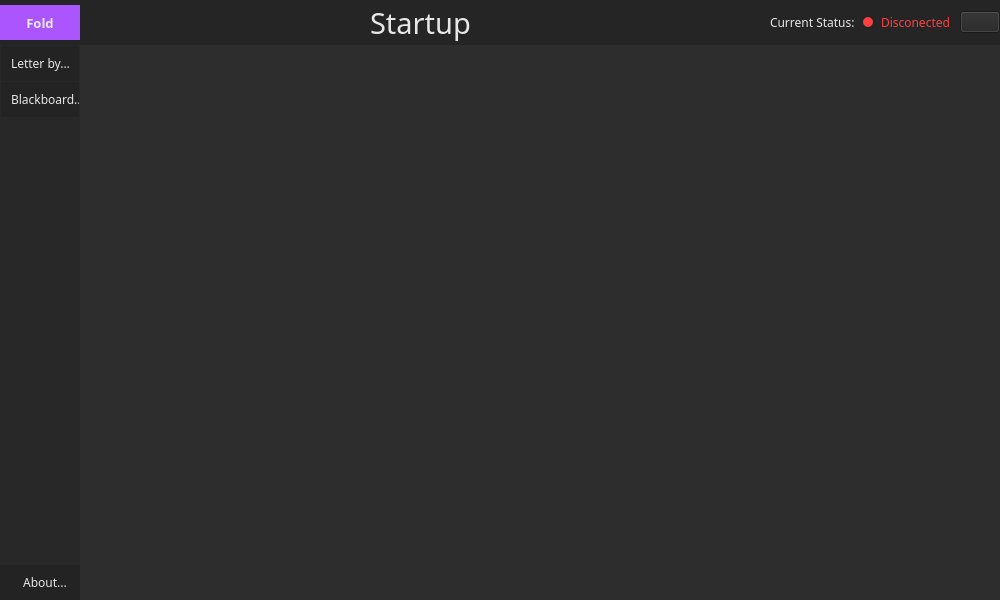
<?xml version="1.0" encoding="UTF-8"?>
<ui version="4.0">
 <class>MainWindow</class>
 <widget class="QMainWindow" name="MainWindow">
  <property name="geometry">
   <rect>
    <x>0</x>
    <y>0</y>
    <width>1000</width>
    <height>600</height>
   </rect>
  </property>
  <property name="minimumSize">
   <size>
    <width>1000</width>
    <height>600</height>
   </size>
  </property>
  <property name="windowTitle">
   <string>MainWindow</string>
  </property>
  <property name="styleSheet">
   <string notr="true">background-color: rgb(45, 45, 45);
</string>
  </property>
  <widget class="QWidget" name="centralwidget">
   <layout class="QVBoxLayout" name="verticalLayout">
    <property name="spacing">
     <number>0</number>
    </property>
    <property name="leftMargin">
     <number>0</number>
    </property>
    <property name="topMargin">
     <number>0</number>
    </property>
    <property name="rightMargin">
     <number>0</number>
    </property>
    <property name="bottomMargin">
     <number>0</number>
    </property>
    <item>
     <widget class="QFrame" name="TopBar">
      <property name="maximumSize">
       <size>
        <width>16777215</width>
        <height>45</height>
       </size>
      </property>
      <property name="styleSheet">
       <string notr="true">background-color: rgb(37, 37, 37);
border-bottom-color: rgb(20, 20, 20);
color: rgb(231, 231, 231);</string>
      </property>
      <property name="frameShape">
       <enum>QFrame::NoFrame</enum>
      </property>
      <property name="frameShadow">
       <enum>QFrame::Raised</enum>
      </property>
      <layout class="QHBoxLayout" name="horizontalLayout">
       <property name="spacing">
        <number>0</number>
       </property>
       <property name="leftMargin">
        <number>0</number>
       </property>
       <property name="topMargin">
        <number>0</number>
       </property>
       <property name="rightMargin">
        <number>0</number>
       </property>
       <property name="bottomMargin">
        <number>0</number>
       </property>
       <item>
        <widget class="QFrame" name="FrameToggle">
         <property name="maximumSize">
          <size>
           <width>80</width>
           <height>35</height>
          </size>
         </property>
         <property name="styleSheet">
          <string notr="true"> QPushButton {
	color: rgb(231, 231, 231);
    background-color:rgb(170, 85, 255);
	border: 0px solid;
 }
 QPushButton:hover {
    background-color: rgb(190, 105, 255);
 }
 QPushButton:pressed{
    background-color:rgb(210, 135, 255) ; 
 }</string>
         </property>
         <property name="frameShape">
          <enum>QFrame::NoFrame</enum>
         </property>
         <property name="frameShadow">
          <enum>QFrame::Raised</enum>
         </property>
         <layout class="QVBoxLayout" name="verticalLayout_2">
          <property name="spacing">
           <number>0</number>
          </property>
          <property name="leftMargin">
           <number>0</number>
          </property>
          <property name="topMargin">
           <number>0</number>
          </property>
          <property name="rightMargin">
           <number>0</number>
          </property>
          <property name="bottomMargin">
           <number>0</number>
          </property>
          <item>
           <widget class="QPushButton" name="ButtonToggle">
            <property name="sizePolicy">
             <sizepolicy hsizetype="Expanding" vsizetype="Expanding">
              <horstretch>0</horstretch>
              <verstretch>0</verstretch>
             </sizepolicy>
            </property>
            <property name="font">
             <font>
              <family>Universalis ADF Std</family>
              <pointsize>10</pointsize>
              <bold>true</bold>
             </font>
            </property>
            <property name="cursor">
             <cursorShape>PointingHandCursor</cursorShape>
            </property>
            <property name="styleSheet">
             <string notr="true"/>
            </property>
            <property name="text">
             <string>Fold</string>
            </property>
            <property name="icon">
             <iconset>
              <normaloff>../DeepPen/icons/deployArrow.png</normaloff>../DeepPen/icons/deployArrow.png</iconset>
            </property>
           </widget>
          </item>
         </layout>
        </widget>
       </item>
       <item>
        <widget class="QLabel" name="_">
         <property name="text">
          <string/>
         </property>
        </widget>
       </item>
       <item>
        <widget class="QFrame" name="forSTposition1">
         <property name="frameShape">
          <enum>QFrame::NoFrame</enum>
         </property>
         <property name="frameShadow">
          <enum>QFrame::Raised</enum>
         </property>
        </widget>
       </item>
       <item>
        <widget class="QLabel" name="SectionTitle">
         <property name="enabled">
          <bool>true</bool>
         </property>
         <property name="font">
          <font>
           <family>Universalis ADF Std</family>
           <pointsize>22</pointsize>
           <bold>false</bold>
          </font>
         </property>
         <property name="text">
          <string>Startup</string>
         </property>
         <property name="alignment">
          <set>Qt::AlignCenter</set>
         </property>
        </widget>
       </item>
       <item>
        <widget class="QFrame" name="forSTposition3">
         <property name="frameShape">
          <enum>QFrame::NoFrame</enum>
         </property>
         <property name="frameShadow">
          <enum>QFrame::Raised</enum>
         </property>
        </widget>
       </item>
       <item>
        <widget class="QFrame" name="forSTposition2">
         <property name="frameShape">
          <enum>QFrame::NoFrame</enum>
         </property>
         <property name="frameShadow">
          <enum>QFrame::Raised</enum>
         </property>
        </widget>
       </item>
       <item>
        <widget class="QFrame" name="frame">
         <property name="styleSheet">
          <string notr="true"> QPushButton {
	color: rgb(231, 231, 231);
    background-color:rgb(25, 25, 25);
	border: 2px solid;
	border-color:rgb(55, 89, 55);
 }
 QPushButton:hover {
    background-color: rgb(45, 45, 45);
 }
 QPushButton:pressed{
    background-color:rgb(90, 90, 90) ;
 }

 border-width:1px;
 border-radius:17.2px;</string>
         </property>
         <layout class="QHBoxLayout" name="horizontalLayout_4">
          <property name="spacing">
           <number>0</number>
          </property>
          <property name="leftMargin">
           <number>0</number>
          </property>
          <property name="topMargin">
           <number>0</number>
          </property>
          <property name="rightMargin">
           <number>0</number>
          </property>
          <property name="bottomMargin">
           <number>0</number>
          </property>
          <item>
           <widget class="QFrame" name="FrameTop">
            <property name="frameShape">
             <enum>QFrame::NoFrame</enum>
            </property>
            <property name="frameShadow">
             <enum>QFrame::Raised</enum>
            </property>
            <layout class="QHBoxLayout" name="horizontalLayout_3">
             <item>
              <widget class="QLabel" name="label">
               <property name="font">
                <font>
                 <family>Universalis ADF Std</family>
                </font>
               </property>
               <property name="text">
                <string>Current Status:</string>
               </property>
              </widget>
             </item>
             <item>
              <widget class="QRadioButton" name="ConectedStatusRB">
               <property name="font">
                <font>
                 <family>Universalis ADF Std</family>
                </font>
               </property>
               <property name="styleSheet">
                <string notr="true">QRadioButton:checked {
    color: rgb(0, 255, 127);
}
QRadioButton:unchecked {
    color: rgb(255, 64, 64);
}

QRadioButton::indicator {
    width: 10px;
    height: 10px;
    border-radius: 7px;
}

QRadioButton::indicator:checked {
    background-color: rgb(0, 255, 127);
    border: 2px solid  rgb(35, 35, 35);
}

QRadioButton::indicator:unchecked {
    background-color: rgb(255, 64, 64);
    border: 2px solid  rgb(35, 35, 35);
}</string>
               </property>
               <property name="text">
                <string>Disconected</string>
               </property>
               <property name="checkable">
                <bool>false</bool>
               </property>
               <property name="checked">
                <bool>false</bool>
               </property>
               <property name="autoRepeat">
                <bool>false</bool>
               </property>
               <property name="autoExclusive">
                <bool>false</bool>
               </property>
              </widget>
             </item>
            </layout>
           </widget>
          </item>
          <item>
           <widget class="QPushButton" name="ButtonSync">
            <property name="font">
             <font/>
            </property>
            <property name="cursor">
             <cursorShape>PointingHandCursor</cursorShape>
            </property>
            <property name="styleSheet">
             <string notr="true"/>
            </property>
            <property name="text">
             <string/>
            </property>
            <property name="icon">
             <iconset>
              <normaloff>icons/sync.png</normaloff>icons/sync.png</iconset>
            </property>
            <property name="iconSize">
             <size>
              <width>32</width>
              <height>32</height>
             </size>
            </property>
           </widget>
          </item>
         </layout>
        </widget>
       </item>
      </layout>
     </widget>
    </item>
    <item>
     <widget class="QFrame" name="Content">
      <property name="frameShape">
       <enum>QFrame::NoFrame</enum>
      </property>
      <property name="frameShadow">
       <enum>QFrame::Raised</enum>
      </property>
      <layout class="QHBoxLayout" name="horizontalLayout_2">
       <property name="spacing">
        <number>0</number>
       </property>
       <property name="leftMargin">
        <number>0</number>
       </property>
       <property name="topMargin">
        <number>0</number>
       </property>
       <property name="rightMargin">
        <number>0</number>
       </property>
       <property name="bottomMargin">
        <number>0</number>
       </property>
       <item>
        <widget class="QFrame" name="FrameSidebar">
         <property name="minimumSize">
          <size>
           <width>80</width>
           <height>0</height>
          </size>
         </property>
         <property name="maximumSize">
          <size>
           <width>70</width>
           <height>16777215</height>
          </size>
         </property>
         <property name="styleSheet">
          <string notr="true">background-color: rgb(40, 40, 40);
border-right-color: rgb(20, 20, 20);
</string>
         </property>
         <property name="frameShape">
          <enum>QFrame::NoFrame</enum>
         </property>
         <property name="frameShadow">
          <enum>QFrame::Raised</enum>
         </property>
         <layout class="QVBoxLayout" name="verticalLayout_3">
          <property name="spacing">
           <number>0</number>
          </property>
          <property name="leftMargin">
           <number>0</number>
          </property>
          <property name="topMargin">
           <number>0</number>
          </property>
          <property name="rightMargin">
           <number>0</number>
          </property>
          <property name="bottomMargin">
           <number>0</number>
          </property>
          <item alignment="Qt::AlignTop">
           <widget class="QFrame" name="FrameTopSidebar">
            <property name="cursor">
             <cursorShape>ArrowCursor</cursorShape>
            </property>
            <property name="styleSheet">
             <string notr="true"> QPushButton {
	color: rgb(231, 231, 231);
    background-color:rgb(35, 35, 35);
	border: 0px solid;
	text-align: left;
	padding-left: 10px;
 }
 QPushButton:hover {
    background-color: rgb(45, 45, 45);
 }
 QPushButton:pressed{
    background-color:rgb(90, 90, 90) ;
 }</string>
            </property>
            <property name="frameShape">
             <enum>QFrame::NoFrame</enum>
            </property>
            <property name="frameShadow">
             <enum>QFrame::Raised</enum>
            </property>
            <layout class="QVBoxLayout" name="verticalLayout_4">
             <property name="spacing">
              <number>1</number>
             </property>
             <property name="leftMargin">
              <number>1</number>
             </property>
             <property name="topMargin">
              <number>1</number>
             </property>
             <property name="rightMargin">
              <number>1</number>
             </property>
             <property name="bottomMargin">
              <number>1</number>
             </property>
             <item>
              <widget class="QPushButton" name="ButtonReadMode">
               <property name="minimumSize">
                <size>
                 <width>0</width>
                 <height>35</height>
                </size>
               </property>
               <property name="font">
                <font>
                 <family>Universalis ADF Std</family>
                </font>
               </property>
               <property name="cursor">
                <cursorShape>PointingHandCursor</cursorShape>
               </property>
               <property name="layoutDirection">
                <enum>Qt::LeftToRight</enum>
               </property>
               <property name="styleSheet">
                <string notr="true"/>
               </property>
               <property name="text">
                <string>Letter by...    </string>
               </property>
               <property name="icon">
                <iconset>
                 <normaloff>../DeepPen/icons/letter_shifted.png</normaloff>../DeepPen/icons/letter_shifted.png</iconset>
               </property>
               <property name="iconSize">
                <size>
                 <width>35</width>
                 <height>35</height>
                </size>
               </property>
               <property name="flat">
                <bool>false</bool>
               </property>
              </widget>
             </item>
             <item alignment="Qt::AlignTop">
              <widget class="QPushButton" name="ButtonBlackboard">
               <property name="minimumSize">
                <size>
                 <width>0</width>
                 <height>35</height>
                </size>
               </property>
               <property name="font">
                <font>
                 <family>Universalis ADF Std</family>
                 <italic>false</italic>
                 <bold>false</bold>
                 <strikeout>false</strikeout>
                </font>
               </property>
               <property name="cursor">
                <cursorShape>PointingHandCursor</cursorShape>
               </property>
               <property name="styleSheet">
                <string notr="true"/>
               </property>
               <property name="text">
                <string>Blackboard...</string>
               </property>
               <property name="icon">
                <iconset>
                 <normaloff>icons/blackboard_shifted.png</normaloff>icons/blackboard_shifted.png</iconset>
               </property>
               <property name="iconSize">
                <size>
                 <width>35</width>
                 <height>35</height>
                </size>
               </property>
              </widget>
             </item>
            </layout>
           </widget>
          </item>
          <item>
           <widget class="QPushButton" name="ButtonAboutDev">
            <property name="minimumSize">
             <size>
              <width>0</width>
              <height>35</height>
             </size>
            </property>
            <property name="maximumSize">
             <size>
              <width>16777215</width>
              <height>16777215</height>
             </size>
            </property>
            <property name="font">
             <font>
              <family>Universalis ADF Std</family>
             </font>
            </property>
            <property name="cursor">
             <cursorShape>PointingHandCursor</cursorShape>
            </property>
            <property name="styleSheet">
             <string notr="true"> QPushButton {
	color: rgb(231, 231, 231);
    background-color:rgb(35, 35, 35);
	border: 0px solid;
	padding-left: 10px;
 }
 QPushButton:hover {
    background-color: rgb(45, 45, 45);
 }
 QPushButton:pressed{
    background-color:rgb(90, 90, 90) ;
 }</string>
            </property>
            <property name="text">
             <string>About...</string>
            </property>
            <property name="iconSize">
             <size>
              <width>20</width>
              <height>20</height>
             </size>
            </property>
           </widget>
          </item>
         </layout>
        </widget>
       </item>
       <item>
        <widget class="QFrame" name="FramePages">
         <property name="frameShape">
          <enum>QFrame::NoFrame</enum>
         </property>
         <property name="frameShadow">
          <enum>QFrame::Raised</enum>
         </property>
         <layout class="QVBoxLayout" name="verticalLayout_5">
          <property name="spacing">
           <number>0</number>
          </property>
          <property name="leftMargin">
           <number>0</number>
          </property>
          <property name="topMargin">
           <number>0</number>
          </property>
          <property name="rightMargin">
           <number>0</number>
          </property>
          <property name="bottomMargin">
           <number>0</number>
          </property>
          <item>
           <widget class="QStackedWidget" name="stackedWidget">
            <property name="currentIndex">
             <number>2</number>
            </property>
            <widget class="QWidget" name="StartupPage">
             <property name="font">
              <font>
               <bold>false</bold>
              </font>
             </property>
             <layout class="QGridLayout" name="gridLayout">
              <item row="0" column="0">
               <layout class="QHBoxLayout" name="horizontalLayout_5">
                <item>
                 <spacer name="horizontalSpacer">
                  <property name="orientation">
                   <enum>Qt::Horizontal</enum>
                  </property>
                  <property name="sizeHint" stdset="0">
                   <size>
                    <width>40</width>
                    <height>20</height>
                   </size>
                  </property>
                 </spacer>
                </item>
                <item>
                 <layout class="QVBoxLayout" name="verticalLayout_6">
                  <property name="spacing">
                   <number>5</number>
                  </property>
                  <item>
                   <layout class="QHBoxLayout" name="horizontalLayout_6">
                    <item>
                     <widget class="QLabel" name="StartupImage">
                      <property name="minimumSize">
                       <size>
                        <width>270</width>
                        <height>395</height>
                       </size>
                      </property>
                      <property name="text">
                       <string/>
                      </property>
                     </widget>
                    </item>
                    <item alignment="Qt::AlignHCenter|Qt::AlignTop">
                     <widget class="QLabel" name="ProjectDescription">
                      <property name="sizePolicy">
                       <sizepolicy hsizetype="Fixed" vsizetype="Fixed">
                        <horstretch>0</horstretch>
                        <verstretch>0</verstretch>
                       </sizepolicy>
                      </property>
                      <property name="font">
                       <font>
                        <family>Universalis ADF Std</family>
                        <pointsize>13</pointsize>
                       </font>
                      </property>
                      <property name="styleSheet">
                       <string notr="true">color: rgb(230, 230, 230);</string>
                      </property>
                      <property name="text">
                       <string>&lt;html&gt;&lt;head/&gt;&lt;body&gt;&lt;p align=&quot;justify&quot;&gt;&lt;br/&gt;&lt;/p&gt;&lt;p align=&quot;justify&quot;&gt;According to the function the text is supposed to&lt;/p&gt;&lt;p align=&quot;justify&quot;&gt;be started from the bottom left but it starts too low and&lt;/p&gt;&lt;p align=&quot;justify&quot;&gt;left. I know I can find a point by trial error so it doesn’t gets&lt;/p&gt;&lt;p align=&quot;justify&quot;&gt;cut off- you can -20 to the height and it will be fine enough&lt;/p&gt;&lt;p align=&quot;justify&quot;&gt;for this one. But it will only fix this specific text! It wont be&lt;/p&gt;&lt;p align=&quot;justify&quot;&gt;the same for any label with a different size or text or font.&lt;/p&gt;&lt;/body&gt;&lt;/html&gt;</string>
                      </property>
                      <property name="alignment">
                       <set>Qt::AlignJustify|Qt::AlignVCenter</set>
                      </property>
                      <property name="margin">
                       <number>10</number>
                      </property>
                     </widget>
                    </item>
                   </layout>
                  </item>
                  <item>
                   <spacer name="verticalSpacer">
                    <property name="orientation">
                     <enum>Qt::Vertical</enum>
                    </property>
                    <property name="sizeHint" stdset="0">
                     <size>
                      <width>20</width>
                      <height>40</height>
                     </size>
                    </property>
                   </spacer>
                  </item>
                  <item>
                   <layout class="QHBoxLayout" name="horizontalLayout_7">
                    <item>
                     <widget class="QLabel" name="StartupTitle">
                      <property name="enabled">
                       <bool>true</bool>
                      </property>
                      <property name="sizePolicy">
                       <sizepolicy hsizetype="Fixed" vsizetype="Fixed">
                        <horstretch>0</horstretch>
                        <verstretch>0</verstretch>
                       </sizepolicy>
                      </property>
                      <property name="font">
                       <font>
                        <family>Universalis ADF Std</family>
                        <pointsize>28</pointsize>
                        <italic>false</italic>
                        <bold>false</bold>
                       </font>
                      </property>
                      <property name="layoutDirection">
                       <enum>Qt::LeftToRight</enum>
                      </property>
                      <property name="styleSheet">
                       <string notr="true">color: rgb(231, 231, 231);
outline:2px black;</string>
                      </property>
                      <property name="text">
                       <string>DeepPen Software</string>
                      </property>
                      <property name="scaledContents">
                       <bool>false</bool>
                      </property>
                      <property name="alignment">
                       <set>Qt::AlignCenter</set>
                      </property>
                      <property name="wordWrap">
                       <bool>false</bool>
                      </property>
                     </widget>
                    </item>
                   </layout>
                  </item>
                  <item alignment="Qt::AlignHCenter|Qt::AlignVCenter">
                   <widget class="QLabel" name="DevName">
                    <property name="font">
                     <font>
                      <family>Universalis ADF Std</family>
                      <pointsize>11</pointsize>
                      <italic>true</italic>
                     </font>
                    </property>
                    <property name="styleSheet">
                     <string notr="true">color: rgb(231, 231, 231);</string>
                    </property>
                    <property name="text">
                     <string>By Antonio Priego Raya</string>
                    </property>
                   </widget>
                  </item>
                 </layout>
                </item>
                <item>
                 <spacer name="horizontalSpacer_3">
                  <property name="orientation">
                   <enum>Qt::Horizontal</enum>
                  </property>
                  <property name="sizeHint" stdset="0">
                   <size>
                    <width>40</width>
                    <height>20</height>
                   </size>
                  </property>
                 </spacer>
                </item>
                <item>
                 <spacer name="horizontalSpacer_2">
                  <property name="orientation">
                   <enum>Qt::Horizontal</enum>
                  </property>
                  <property name="sizeHint" stdset="0">
                   <size>
                    <width>40</width>
                    <height>20</height>
                   </size>
                  </property>
                 </spacer>
                </item>
               </layout>
              </item>
             </layout>
            </widget>
            <widget class="QWidget" name="LetterByLetterPage">
             <layout class="QVBoxLayout" name="verticalLayout_7">
              <item>
               <widget class="QLabel" name="Written">
                <property name="maximumSize">
                 <size>
                  <width>16777215</width>
                  <height>25</height>
                 </size>
                </property>
                <property name="font">
                 <font>
                  <family>Universalis ADF Std</family>
                  <pointsize>15</pointsize>
                  <bold>true</bold>
                 </font>
                </property>
                <property name="styleSheet">
                 <string notr="true">color: rgb(211, 215, 207);</string>
                </property>
                <property name="text">
                 <string>Written:</string>
                </property>
               </widget>
              </item>
              <item>
               <widget class="QLabel" name="recognisedLetters">
                <property name="minimumSize">
                 <size>
                  <width>0</width>
                  <height>0</height>
                 </size>
                </property>
                <property name="font">
                 <font>
                  <family>Universalis ADF Std</family>
                  <pointsize>14</pointsize>
                  <italic>true</italic>
                  <underline>true</underline>
                 </font>
                </property>
                <property name="cursor">
                 <cursorShape>IBeamCursor</cursorShape>
                </property>
                <property name="styleSheet">
                 <string notr="true">color: rgb(211, 215, 207);

background-image: url(./images/texture_.png);</string>
                </property>
                <property name="frameShape">
                 <enum>QFrame::NoFrame</enum>
                </property>
                <property name="text">
                 <string/>
                </property>
                <property name="alignment">
                 <set>Qt::AlignLeading|Qt::AlignLeft|Qt::AlignTop</set>
                </property>
               </widget>
              </item>
              <item>
               <layout class="QHBoxLayout" name="horizontalLayout_9">
                <property name="sizeConstraint">
                 <enum>QLayout::SetMinimumSize</enum>
                </property>
                <item>
                 <widget class="QPushButton" name="clearButton">
                  <property name="minimumSize">
                   <size>
                    <width>0</width>
                    <height>25</height>
                   </size>
                  </property>
                  <property name="maximumSize">
                   <size>
                    <width>65</width>
                    <height>16777215</height>
                   </size>
                  </property>
                  <property name="font">
                   <font>
                    <family>Universalis ADF Std</family>
                   </font>
                  </property>
                  <property name="cursor">
                   <cursorShape>PointingHandCursor</cursorShape>
                  </property>
                  <property name="styleSheet">
                   <string notr="true"> QPushButton {
	color: rgb(231, 231, 231);
    background-color:rgb(35, 35, 35);
	border: 0.5px solid;
 }
 QPushButton:hover {
    background-color: rgb(45, 45, 45);
 }
 QPushButton:pressed{
    background-color:rgb(90, 90, 90) ;
 }</string>
                  </property>
                  <property name="text">
                   <string>Clear</string>
                  </property>
                 </widget>
                </item>
               </layout>
              </item>
             </layout>
            </widget>
            <widget class="QWidget" name="BlackboardPage">
             <layout class="QGridLayout" name="gridLayout_3"/>
            </widget>
            <widget class="QWidget" name="AboutDevPage">
             <layout class="QGridLayout" name="gridLayout_2">
              <item row="0" column="0">
               <layout class="QVBoxLayout" name="verticalLayout_8">
                <item>
                 <layout class="QHBoxLayout" name="horizontalLayout_8">
                  <item>
                   <layout class="QVBoxLayout" name="verticalLayout_9">
                    <item>
                     <widget class="QLabel" name="personalPhoto">
                      <property name="minimumSize">
                       <size>
                        <width>300</width>
                        <height>150</height>
                       </size>
                      </property>
                      <property name="maximumSize">
                       <size>
                        <width>300</width>
                        <height>150</height>
                       </size>
                      </property>
                      <property name="text">
                       <string/>
                      </property>
                      <property name="alignment">
                       <set>Qt::AlignCenter</set>
                      </property>
                     </widget>
                    </item>
                    <item>
                     <widget class="QLabel" name="devName">
                      <property name="maximumSize">
                       <size>
                        <width>300</width>
                        <height>80</height>
                       </size>
                      </property>
                      <property name="font">
                       <font>
                        <family>Universalis ADF Std</family>
                       </font>
                      </property>
                      <property name="styleSheet">
                       <string notr="true">color: rgb(186, 189, 182);</string>
                      </property>
                      <property name="text">
                       <string>Antonio Priego Raya

Universidad de Granada</string>
                      </property>
                      <property name="alignment">
                       <set>Qt::AlignHCenter|Qt::AlignTop</set>
                      </property>
                     </widget>
                    </item>
                    <item>
                     <spacer name="verticalSpacer_2">
                      <property name="orientation">
                       <enum>Qt::Vertical</enum>
                      </property>
                      <property name="sizeHint" stdset="0">
                       <size>
                        <width>20</width>
                        <height>40</height>
                       </size>
                      </property>
                     </spacer>
                    </item>
                   </layout>
                  </item>
                  <item>
                   <widget class="QLabel" name="projectInfo">
                    <property name="minimumSize">
                     <size>
                      <width>600</width>
                      <height>0</height>
                     </size>
                    </property>
                    <property name="maximumSize">
                     <size>
                      <width>16777215</width>
                      <height>16777215</height>
                     </size>
                    </property>
                    <property name="font">
                     <font>
                      <family>Universalis ADF Std</family>
                     </font>
                    </property>
                    <property name="styleSheet">
                     <string notr="true">color: rgb(186, 189, 182);</string>
                    </property>
                    <property name="text">
                     <string>Descripción TFG</string>
                    </property>
                    <property name="alignment">
                     <set>Qt::AlignJustify|Qt::AlignTop</set>
                    </property>
                   </widget>
                  </item>
                 </layout>
                </item>
                <item>
                 <layout class="QHBoxLayout" name="horizontalLayout_12">
                  <item>
                   <spacer name="horizontalSpacer_4">
                    <property name="orientation">
                     <enum>Qt::Horizontal</enum>
                    </property>
                    <property name="sizeHint" stdset="0">
                     <size>
                      <width>40</width>
                      <height>20</height>
                     </size>
                    </property>
                   </spacer>
                  </item>
                  <item>
                   <layout class="QVBoxLayout" name="linkedinLayout">
                    <item>
                     <widget class="QLabel" name="linkedinLabel">
                      <property name="font">
                       <font>
                        <family>Universalis ADF Std</family>
                        <pointsize>9</pointsize>
                       </font>
                      </property>
                      <property name="layoutDirection">
                       <enum>Qt::LeftToRight</enum>
                      </property>
                      <property name="styleSheet">
                       <string notr="true">color: rgb(186, 189, 182);</string>
                      </property>
                      <property name="text">
                       <string>Linkedin</string>
                      </property>
                      <property name="alignment">
                       <set>Qt::AlignCenter</set>
                      </property>
                     </widget>
                    </item>
                    <item>
                     <widget class="QPushButton" name="linkedinButton">
                      <property name="minimumSize">
                       <size>
                        <width>0</width>
                        <height>40</height>
                       </size>
                      </property>
                      <property name="maximumSize">
                       <size>
                        <width>40</width>
                        <height>16777215</height>
                       </size>
                      </property>
                      <property name="cursor">
                       <cursorShape>PointingHandCursor</cursorShape>
                      </property>
                      <property name="layoutDirection">
                       <enum>Qt::LeftToRight</enum>
                      </property>
                      <property name="styleSheet">
                       <string notr="true"> QPushButton {
	color: rgb(231, 231, 231);
    background-color:rgb(45, 45, 45);
 }
 QPushButton:hover {
    background-color: rgb(45, 45, 45);
 }
 QPushButton:pressed{
    background-color:rgb(45, 45, 45) ;
 }</string>
                      </property>
                      <property name="text">
                       <string/>
                      </property>
                      <property name="icon">
                       <iconset>
                        <normaloff>icons/linkedinIcon.png</normaloff>icons/linkedinIcon.png</iconset>
                      </property>
                      <property name="iconSize">
                       <size>
                        <width>40</width>
                        <height>40</height>
                       </size>
                      </property>
                      <property name="flat">
                       <bool>true</bool>
                      </property>
                     </widget>
                    </item>
                   </layout>
                  </item>
                  <item>
                   <layout class="QVBoxLayout" name="githubLayout">
                    <item>
                     <widget class="QLabel" name="githubLabel">
                      <property name="font">
                       <font>
                        <family>Universalis ADF Std</family>
                        <pointsize>9</pointsize>
                       </font>
                      </property>
                      <property name="layoutDirection">
                       <enum>Qt::LeftToRight</enum>
                      </property>
                      <property name="styleSheet">
                       <string notr="true">color: rgb(186, 189, 182);</string>
                      </property>
                      <property name="text">
                       <string>GitHub</string>
                      </property>
                      <property name="alignment">
                       <set>Qt::AlignCenter</set>
                      </property>
                     </widget>
                    </item>
                    <item>
                     <widget class="QPushButton" name="githubButton">
                      <property name="minimumSize">
                       <size>
                        <width>0</width>
                        <height>40</height>
                       </size>
                      </property>
                      <property name="maximumSize">
                       <size>
                        <width>40</width>
                        <height>16777215</height>
                       </size>
                      </property>
                      <property name="cursor">
                       <cursorShape>PointingHandCursor</cursorShape>
                      </property>
                      <property name="styleSheet">
                       <string notr="true"> QPushButton {
	color: rgb(231, 231, 231);
    background-color:rgb(45, 45, 45);
 }
 QPushButton:hover {
    background-color: rgb(45, 45, 45);
 }
 QPushButton:pressed{
    background-color:rgb(45, 45, 45) ;
 }</string>
                      </property>
                      <property name="text">
                       <string/>
                      </property>
                      <property name="icon">
                       <iconset>
                        <normaloff>icons/githubIcon.png</normaloff>icons/githubIcon.png</iconset>
                      </property>
                      <property name="iconSize">
                       <size>
                        <width>40</width>
                        <height>40</height>
                       </size>
                      </property>
                      <property name="flat">
                       <bool>true</bool>
                      </property>
                     </widget>
                    </item>
                   </layout>
                  </item>
                  <item>
                   <spacer name="horizontalSpacer_5">
                    <property name="orientation">
                     <enum>Qt::Horizontal</enum>
                    </property>
                    <property name="sizeHint" stdset="0">
                     <size>
                      <width>40</width>
                      <height>20</height>
                     </size>
                    </property>
                   </spacer>
                  </item>
                 </layout>
                </item>
               </layout>
              </item>
              <item row="1" column="0">
               <spacer name="verticalSpacer_3">
                <property name="orientation">
                 <enum>Qt::Vertical</enum>
                </property>
                <property name="sizeHint" stdset="0">
                 <size>
                  <width>20</width>
                  <height>40</height>
                 </size>
                </property>
               </spacer>
              </item>
             </layout>
            </widget>
           </widget>
          </item>
         </layout>
        </widget>
       </item>
      </layout>
     </widget>
    </item>
   </layout>
  </widget>
 </widget>
 <resources/>
 <connections/>
</ui>
